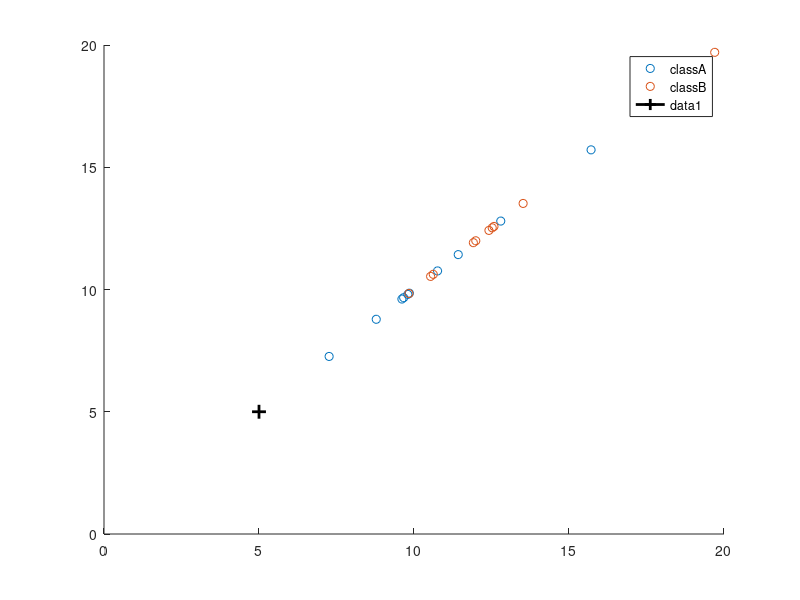

This chart was generated by the following MATLAB code: (Note: this script raises an error after producing the figure.)
clear
clc
i=input("inter the new data: ");
newpoint=[i,i];
clf
S=load('FC5_ClassA_preprocessed.mat');
A=S.data;
T=load('FC5_ClassB_preprocessed.mat');
B=T.data;
mat=[9.85,10.76,11.427,8.782,12.799,7.262,9.666,9.61,15.712,9.801,10.621,12.417,13.52,9.836,12.58,11.915,12.523,11.993,19.7,10.536];
meas=mat';
species={'classA';'classA';'classA';'classA';'classA';'classA';'classA';'classA';'classA';'classA';'classB';'classB';'classB';'classB';'classB';'classB';'classB';'classB';'classB';'classB'};
gscatter(meas,meas,species);
legend('Location','best');
line(newpoint(1),newpoint(2),'marker','+','color','k','markersize',10,'linewidth',2);
x=[meas,meas];
Mdl = KDTreeSearcher(x);
[n,d] = knnsearch(Mdl,newpoint,'k',5);
line(x(n,1),x(n,2),'color',[.5 .5 .5],'marker','o','linestyle','none','markersize',10);
p=tabulate(species(n));
tabulate(species(n))
k=cell2mat(p(:,3));
if k(1,1)>k(2,1)
    disp('new data is in '+string(p(1,1)))
else
    disp('new data is in '+string(p(2,1)))
end
